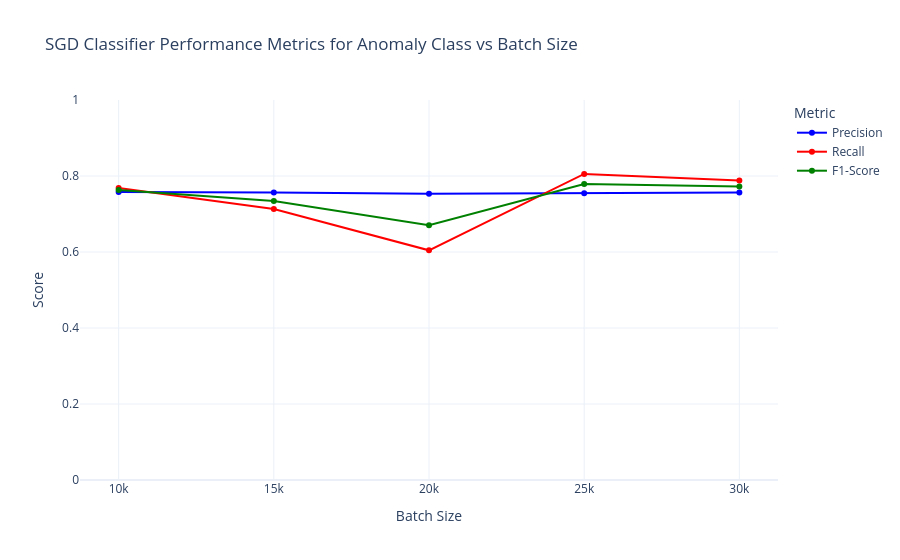

Write notebook code for a chart like this one.
### Code cell
# Create plot for anomaly class metrics vs batch size
fig = go.Figure()

# Add traces for each metric
fig.add_trace(go.Scatter(
    x=df['batch_size'],
    y=df['precision_anomaly'],
    mode='lines+markers',
    name='Precision',
    line=dict(color='blue')
))

fig.add_trace(go.Scatter(
    x=df['batch_size'],
    y=df['recall_anomaly'],
    mode='lines+markers',
    name='Recall',
    line=dict(color='red')
))

fig.add_trace(go.Scatter(
    x=df['batch_size'],
    y=df['f1_anomaly'],
    mode='lines+markers',
    name='F1-Score',
    line=dict(color='green')
))

# Update layout
fig.update_layout(
    title='SGD Classifier Performance Metrics for Anomaly Class vs Batch Size',
    xaxis_title='Batch Size',
    yaxis_title='Score',
    yaxis_range=[0, 1],
    legend_title='Metric',
    template='plotly_white'
)

# Show the plot
fig.show()

### Figure 1 — Plotly figure (JSON) as saved in the notebook; plotly's stock layout.template omitted (floating-point values rounded to 4 significant figures)
{"data": [{"line": {"color": "blue"}, "mode": "lines+markers", "name": "Precision", "type": "scatter", "x": [10000, 15000, 20000, 25000, 30000], "y": [0.7578, 0.7568, 0.7533, 0.7543, 0.7569]}, {"line": {"color": "red"}, "mode": "lines+markers", "name": "Recall", "type": "scatter", "x": [10000, 15000, 20000, 25000, 30000], "y": [0.7684, 0.713, 0.6044, 0.8055, 0.7882]}, {"line": {"color": "green"}, "mode": "lines+markers", "name": "F1-Score", "type": "scatter", "x": [10000, 15000, 20000, 25000, 30000], "y": [0.7631, 0.7342, 0.6707, 0.7791, 0.7722]}], "layout": {"legend": {"title": {"text": "Metric"}}, "title": {"text": "SGD Classifier Performance Metrics for Anomaly Class vs Batch Size"}, "xaxis": {"title": {"text": "Batch Size"}}, "yaxis": {"range": [0, 1], "title": {"text": "Score"}}}}
